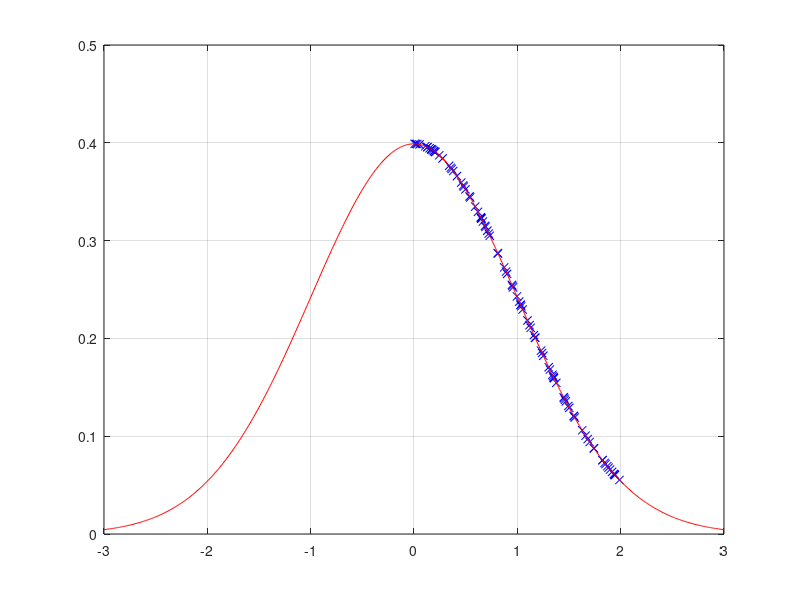
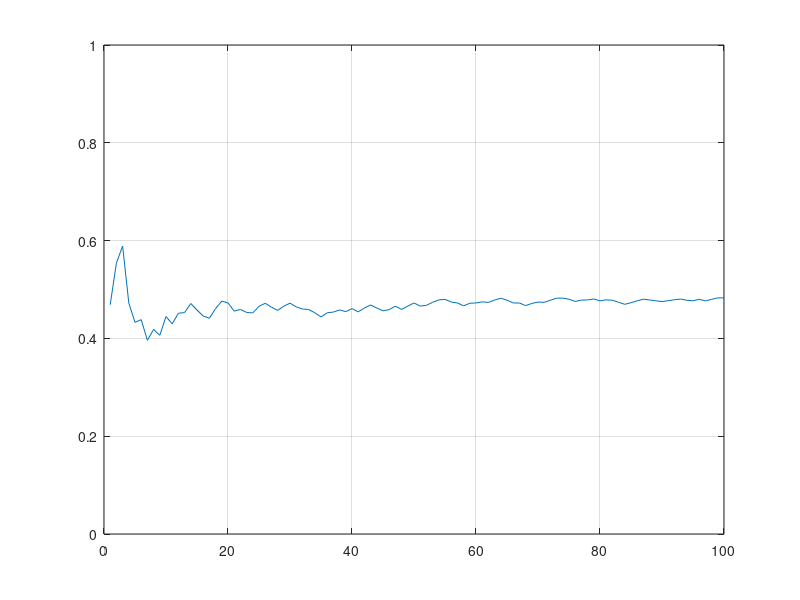

Write MATLAB code to recreate these figures, in order.
%   "mc_int.m"
% Monte Carlo integration
% of a function g:[a,b]->R.
%

close all
clear all

% function g
g= @(x)(exp(-x.*x./2)./(sqrt(2*pi)));
% interval [a,b]
a = 0;
b = 2;
% #evaluations of g
n = 100;

% uniform distribution on [a,b]
U = a + (b-a)*rand(n,1);
% evaluation of g
gU = g(U);
% arithmetic mean
XnBar = cumsum(g(U))./(1:n)';
% approximation
approxInt = XnBar(n)*(b-a)

% plot
figure(1)
plot( U, gU, 'xb', -3:0.01:3, g(-3:0.01:3), '-r' );
xlim([-3 3]);
ylim([0 0.5]);
hold on;
grid on;

% plot XnBar
figure(2)
plot( (1:n)', XnBar*(b-a), '-' );
ylim([0 1]);
hold on;
grid on;
